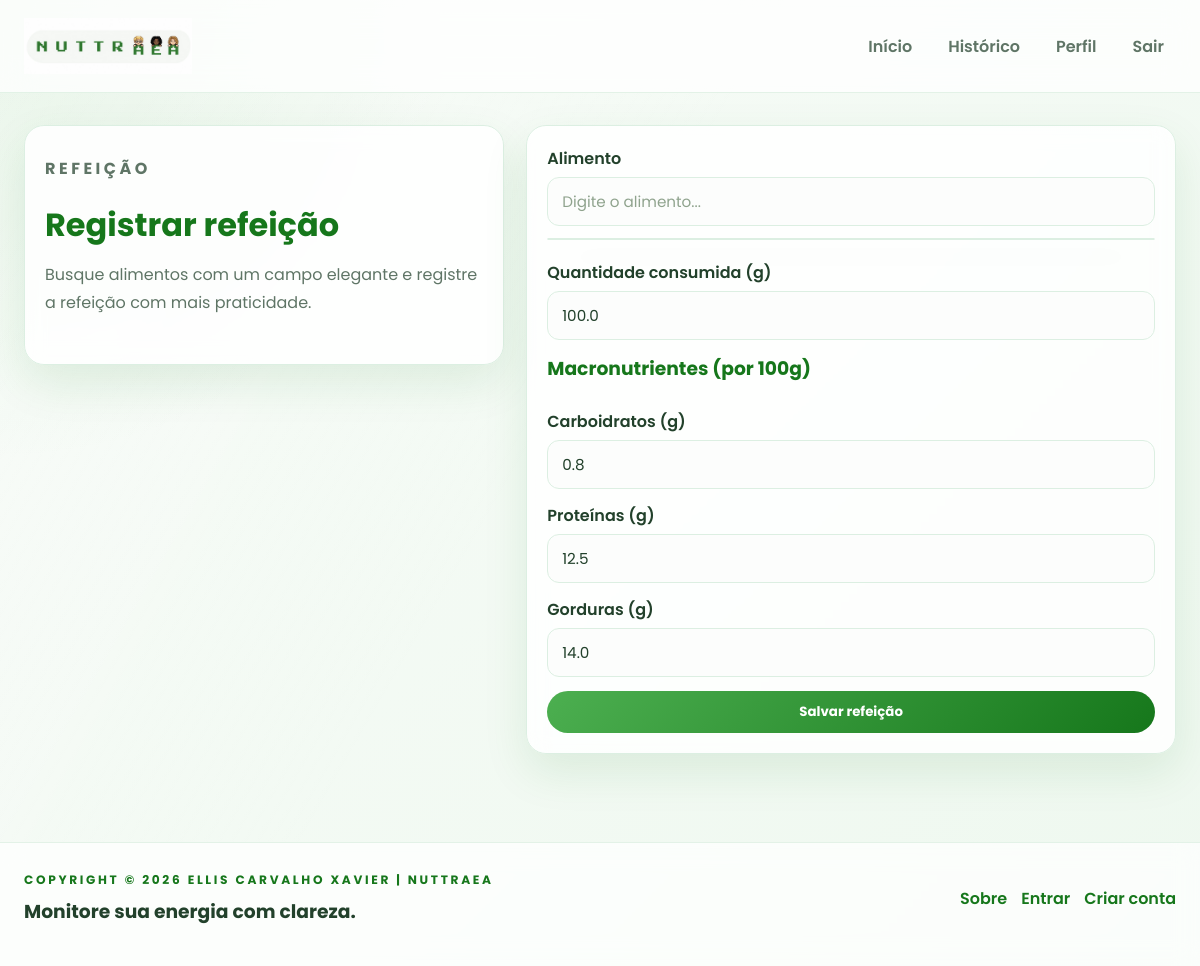
Before: /refeicoes/editar/124/ (signed in) with the older database file.
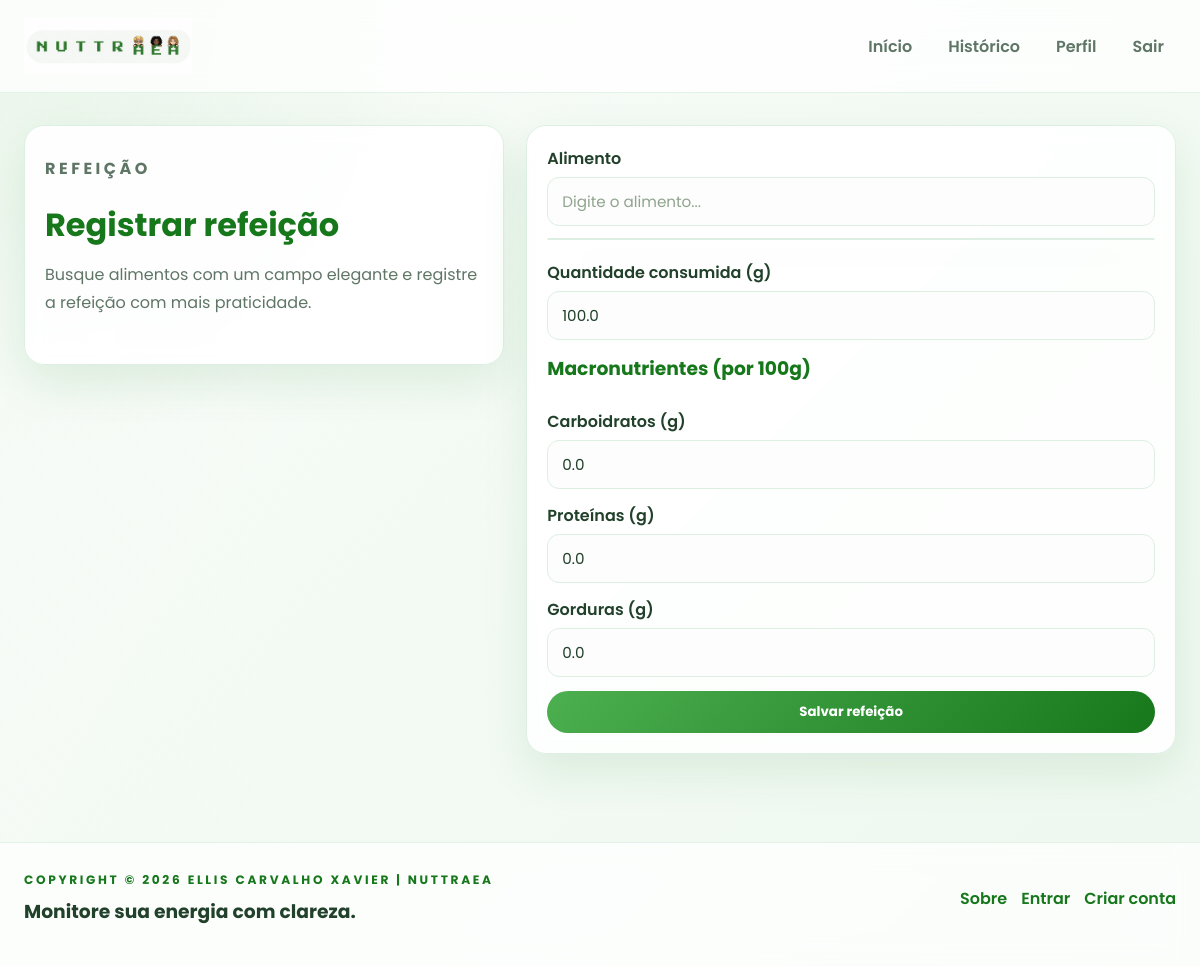
After: the same page with the newer database file.
### refeicoes/models.py (models this page shows, shortened)
class Refeicao(models.Model):
    user = models.ForeignKey(User, on_delete=models.CASCADE)
    nome = models.CharField(max_length=200)
    quantidade = models.FloatField()
    carboidratos = models.FloatField(default=0)
    proteinas = models.FloatField(default=0)
    gorduras = models.FloatField(default=0)
    data = models.DateTimeField(auto_now_add=True)

### refeicoes/views.py (the view)
# urls.py: path("editar/<int:id>/", views.editar_refeicao, name="editar_refeicao"),
@login_required
def editar_refeicao(request, id):
    refeicao = get_object_or_404(Refeicao, id=id, user=request.user)
    if request.method == "POST":
        form = RefeicaoForm(request.POST, instance=refeicao)
        if form.is_valid():
            form.save()
            messages.success(request, "Refeição atualizada.")
            return redirect("dashboard")
    else:
        form = RefeicaoForm(instance=refeicao)
    return render(request, "refeicoes/form.html", {"form": form})

### refeicoes/forms.py
class RefeicaoForm(forms.ModelForm):
    class Meta:
        model = Refeicao
        fields = [
            "nome",
            "quantidade",
            "carboidratos",
            "proteinas",
            "gorduras",
        ]
        widgets = {
            "nome": forms.TextInput(attrs={
                "placeholder": "Ex: Feijão cozido"
            }),
            "quantidade": forms.NumberInput(attrs={
                "placeholder": "Quantidade consumida (g)"
            }),
            "carboidratos": forms.NumberInput(attrs={
                "placeholder": "Carboidratos por 100g"
            }),
            "proteinas": forms.NumberInput(attrs={
                "placeholder": "Proteínas por 100g"
            }),
            "gorduras": forms.NumberInput(attrs={
                "placeholder": "Gorduras por 100g"
            }),
        }
    def __init__(self, *args, **kwargs):
        super().__init__(*args, **kwargs)
        self.fields["carboidratos"].required = False
        self.fields["proteinas"].required = False
        self.fields["gorduras"].required = False

### core/context_processors.py (called while the page is built)
def static_version(request):
    return {
        "STATIC_VERSION": getattr(settings, "STATIC_VERSION", "1")
    }

### refeicoes/templates/refeicoes/form.html (shortened to what this page needs)
{% extends "base.html" %}
{% block content %}
<div class="meal-shell reveal">
  <div class="card meal-intro">
    <p class="eyebrow">Refeição</p>
    <h1>Registrar refeição</h1>
    <p class="subtle-text">Busque alimentos com um campo elegante e registre a refeição com mais praticidade.</p>
  </div>
  <div class="card meal-form-card">
    <form method="POST" class="modern-form">
      <div class="form-group">
        <label>Alimento</label>
        <input
          type="text"
          name="nome"
          id="id_nome"
          placeholder="Digite o alimento..."
          autocomplete="off"
          required
        >
        <div id="sugestoes" class="sugestoes"></div>
      </div>
      <div class="form-group">
        <label>Quantidade consumida (g)</label>
        {{ form.quantidade }}
      </div>
      <h3>Macronutrientes (por 100g)</h3>
      <div class="form-group">
        <label>Carboidratos (g)</label>
        {{ form.carboidratos }}
      </div>
      <div class="form-group">
        <label>Proteínas (g)</label>
        {{ form.proteinas }}
      </div>
      <div class="form-group">
        <label>Gorduras (g)</label>
        {{ form.gorduras }}
      </div>
      <button type="submit" class="btn btn-primary">Salvar refeição</button>
    </form>
  </div>
</div>
{% endblock %}

### alimentacao/templates/base.html (shortened to what this page needs)
{% load static %}
<!DOCTYPE html>
<html lang="pt-br">
<head>
  <link rel="stylesheet" href="{% static 'css/styles.css' %}?v={{ STATIC_VERSION }}">
  <link rel="stylesheet" href="https://cdnjs.cloudflare.com/ajax/libs/font-awesome/6.7.2/css/all.min.css">
</head>
<body data-page="app">
  <header class="site-header">
    <nav class="top-nav">
      <a class="brand-link" href="{% url 'home' %}">
        <img class="brand-logo" src="{% static 'images/logo.png' %}" alt="Nuttraea logo" />
      </a>
      <ul class="nav-links">
        {% if user.is_authenticated %}
          <li><a href="{% url 'dashboard' %}">Início</a></li>
          <li><a href="{% url 'historico' %}">Histórico</a></li>
          <li><a href="{% url 'perfil' %}">Perfil</a></li>
          <li>
            <form method="post" action="{% url 'logout' %}">
              <button type="submit" class="nav-link">Sair</button>
            </form>
          </li>
        {% else %}
          <li><a href="{% url 'login' %}">Entrar</a></li>
          <li><a href="{% url 'cadastro' %}">Criar conta</a></li>
        {% endif %}
      </ul>
    </nav>
  </header>
  <main class="page-shell">
    {% block content %}{% endblock %}
  </main>
  <footer class="site-footer">
    <div class="footer-shell">
      <div>
        <p class="eyebrow">Copyright &copy; 2026 Ellis Carvalho Xavier | Nuttraea</p>
        <h3>Monitore sua energia com clareza.</h3>
      </div>
      <div class="footer-links">
        <a href="{% url 'home' %}">Sobre</a>
        <a href="{% url 'login' %}">Entrar</a>
        <a href="{% url 'cadastro' %}">Criar conta</a>
      </div>
    </div>
  </footer>
</body>
</html>

Changed rows visible on the page:
changed Refeicao: carboidratos "0.8" → "0.0"; proteinas "12.5" → "0.0"; gorduras "14.0" → "0.0"
